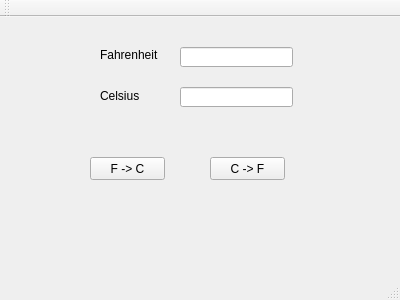
<?xml version="1.0" encoding="UTF-8"?>
<ui version="4.0">
 <class>MainWindow</class>
 <widget class="QMainWindow" name="MainWindow">
  <property name="geometry">
   <rect>
    <x>0</x>
    <y>0</y>
    <width>400</width>
    <height>300</height>
   </rect>
  </property>
  <property name="windowTitle">
   <string>MainWindow</string>
  </property>
  <widget class="QWidget" name="centralWidget">
   <widget class="QLineEdit" name="lnFahrenheitEntrada">
    <property name="geometry">
     <rect>
      <x>180</x>
      <y>30</y>
      <width>113</width>
      <height>20</height>
     </rect>
    </property>
   </widget>
   <widget class="QLineEdit" name="lnCelsiusEntrada">
    <property name="geometry">
     <rect>
      <x>180</x>
      <y>70</y>
      <width>113</width>
      <height>20</height>
     </rect>
    </property>
   </widget>
   <widget class="QLabel" name="tlFahrenheit">
    <property name="geometry">
     <rect>
      <x>100</x>
      <y>30</y>
      <width>61</width>
      <height>16</height>
     </rect>
    </property>
    <property name="text">
     <string>Fahrenheit</string>
    </property>
   </widget>
   <widget class="QLabel" name="tlCelsius">
    <property name="geometry">
     <rect>
      <x>100</x>
      <y>72</y>
      <width>47</width>
      <height>13</height>
     </rect>
    </property>
    <property name="text">
     <string>Celsius</string>
    </property>
   </widget>
   <widget class="QPushButton" name="pcFtoC">
    <property name="geometry">
     <rect>
      <x>90</x>
      <y>140</y>
      <width>75</width>
      <height>23</height>
     </rect>
    </property>
    <property name="text">
     <string>F -&gt; C</string>
    </property>
   </widget>
   <widget class="QPushButton" name="pbCtoF">
    <property name="geometry">
     <rect>
      <x>210</x>
      <y>140</y>
      <width>75</width>
      <height>23</height>
     </rect>
    </property>
    <property name="text">
     <string>C -&gt; F</string>
    </property>
   </widget>
  </widget>
  <widget class="QMenuBar" name="menuBar">
   <property name="geometry">
    <rect>
     <x>0</x>
     <y>0</y>
     <width>400</width>
     <height>21</height>
    </rect>
   </property>
  </widget>
  <widget class="QToolBar" name="mainToolBar">
   <attribute name="toolBarArea">
    <enum>TopToolBarArea</enum>
   </attribute>
   <attribute name="toolBarBreak">
    <bool>false</bool>
   </attribute>
  </widget>
  <widget class="QStatusBar" name="statusBar"/>
 </widget>
 <layoutdefault spacing="6" margin="11"/>
 <resources/>
 <connections/>
</ui>
